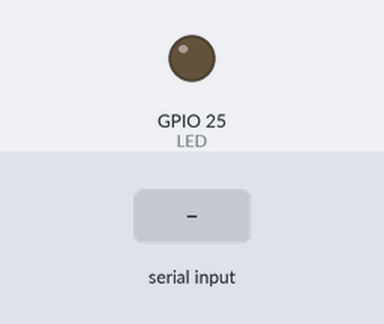
Recording of a sketch running on a simulated ESP32. Parts: output pins drawn as LEDs (lit = HIGH). The inputs (shaded band) are chosen by the test bench.

Above: at 1.2 s.
1.3 s: "1" received over the second serial link
At 1.8 s:
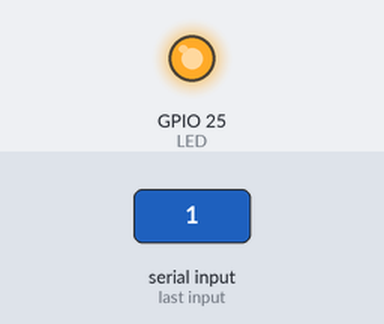
2.8 s: "0" received over the second serial link
At 4.2 s:
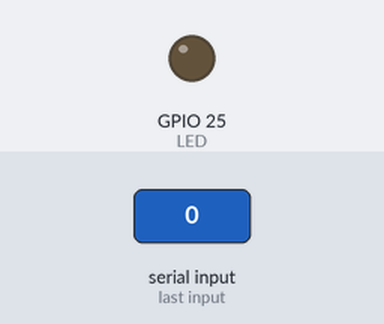
Timing chart, 0 to 5.8 s (numbered marks = the images above; inputs shaded):
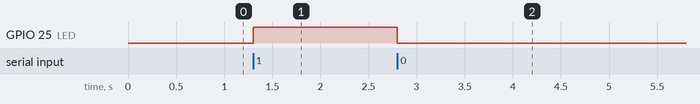

The sketch:

UARTTestB.ino
```cpp
#include <HardwareSerial.h>

HardwareSerial SerialPort(2); // use UART2


char number  = ' ';
int LED = 25;

void setup()
{
  SerialPort.begin(15200, SERIAL_8N1, 16, 17);
  pinMode(LED, OUTPUT);
}
void loop()
{
  if (SerialPort.available())
  {
    char number = SerialPort.read();
    if (number == '0') {
      digitalWrite(LED, LOW);
    }
    if (number == '1') {
      digitalWrite(LED, HIGH);
    }
  }
}
```

Measured:
- after the input at 1.3 s, GPIO 25 (LED): LOW → HIGH at once
- after the input at 2.8 s, GPIO 25 (LED): HIGH → LOW at once
